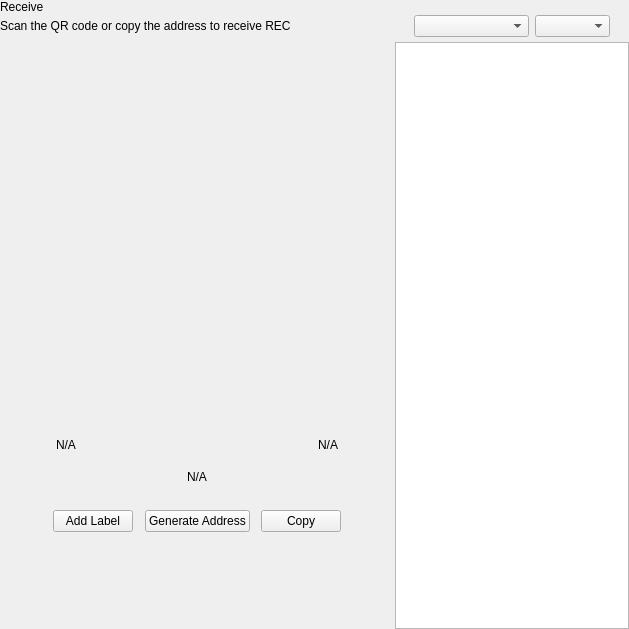
<?xml version="1.0" encoding="UTF-8"?>
<ui version="4.0">
 <class>ReceiveWidget</class>
 <widget class="QWidget" name="ReceiveWidget">
  <property name="geometry">
   <rect>
    <x>0</x>
    <y>0</y>
    <width>629</width>
    <height>629</height>
   </rect>
  </property>
  <property name="minimumSize">
   <size>
    <width>0</width>
    <height>0</height>
   </size>
  </property>
  <property name="windowTitle">
   <string>Form</string>
  </property>
  <layout class="QHBoxLayout" name="horizontalLayout_2" stretch="2,1">
   <property name="spacing">
    <number>0</number>
   </property>
   <property name="leftMargin">
    <number>0</number>
   </property>
   <property name="topMargin">
    <number>0</number>
   </property>
   <property name="rightMargin">
    <number>0</number>
   </property>
   <property name="bottomMargin">
    <number>0</number>
   </property>
   <item>
    <widget class="QWidget" name="left" native="true">
     <layout class="QVBoxLayout" name="verticalLayout_3">
      <property name="leftMargin">
       <number>0</number>
      </property>
      <property name="topMargin">
       <number>0</number>
      </property>
      <property name="rightMargin">
       <number>0</number>
      </property>
      <property name="bottomMargin">
       <number>0</number>
      </property>
      <item>
       <layout class="QVBoxLayout" name="verticalLayout_2">
        <property name="spacing">
         <number>0</number>
        </property>
        <property name="leftMargin">
         <number>0</number>
        </property>
        <item>
         <layout class="QHBoxLayout" name="horizontalLayout_3">
          <property name="spacing">
           <number>0</number>
          </property>
          <item>
           <layout class="QVBoxLayout" name="verticalLayout_4">
            <property name="spacing">
             <number>5</number>
            </property>
            <item>
             <widget class="QLabel" name="labelTitle">
              <property name="text">
               <string>Receive</string>
              </property>
             </widget>
            </item>
            <item alignment="Qt::AlignTop">
             <widget class="QLabel" name="labelSubtitle1">
              <property name="text">
               <string>Scan the QR code or copy the address to receive REC</string>
              </property>
             </widget>
            </item>
           </layout>
          </item>
          <item>
           <spacer name="horizontalSpacer">
            <property name="orientation">
             <enum>Qt::Horizontal</enum>
            </property>
            <property name="sizeHint" stdset="0">
             <size>
              <width>40</width>
              <height>20</height>
             </size>
            </property>
           </spacer>
          </item>
         </layout>
        </item>
        <item>
         <spacer name="verticalSpacer_2">
          <property name="orientation">
           <enum>Qt::Vertical</enum>
          </property>
          <property name="sizeType">
           <enum>QSizePolicy::Expanding</enum>
          </property>
          <property name="sizeHint" stdset="0">
           <size>
            <width>20</width>
            <height>50</height>
           </size>
          </property>
         </spacer>
        </item>
        <item alignment="Qt::AlignHCenter">
         <widget class="QWidget" name="layoutQR" native="true">
          <property name="maximumSize">
           <size>
            <width>510</width>
            <height>16777215</height>
           </size>
          </property>
          <layout class="QVBoxLayout" name="verticalLayoutQr">
           <item>
            <spacer name="verticalSpacer11">
             <property name="orientation">
              <enum>Qt::Vertical</enum>
             </property>
             <property name="sizeType">
              <enum>QSizePolicy::Fixed</enum>
             </property>
             <property name="sizeHint" stdset="0">
              <size>
               <width>20</width>
               <height>20</height>
              </size>
             </property>
            </spacer>
           </item>
           <item alignment="Qt::AlignHCenter">
            <widget class="QLabel" name="labelQrImg">
             <property name="minimumSize">
              <size>
               <width>260</width>
               <height>260</height>
              </size>
             </property>
             <property name="maximumSize">
              <size>
               <width>260</width>
               <height>260</height>
              </size>
             </property>
             <property name="text">
              <string/>
             </property>
             <property name="alignment">
              <set>Qt::AlignCenter</set>
             </property>
            </widget>
           </item>
           <item>
            <spacer name="verticalSpacer_21">
             <property name="orientation">
              <enum>Qt::Vertical</enum>
             </property>
             <property name="sizeType">
              <enum>QSizePolicy::Fixed</enum>
             </property>
             <property name="sizeHint" stdset="0">
              <size>
               <width>20</width>
               <height>30</height>
              </size>
             </property>
            </spacer>
           </item>
           <item>
            <widget class="QWidget" name="widget" native="true">
             <property name="minimumSize">
              <size>
               <width>0</width>
               <height>0</height>
              </size>
             </property>
             <layout class="QHBoxLayout" name="horizontalLayout_5">
              <item>
               <widget class="QLabel" name="labelLabel">
                <property name="text">
                 <string notr="true">N/A</string>
                </property>
               </widget>
              </item>
              <item>
               <spacer name="horizontalSpacer_2">
                <property name="orientation">
                 <enum>Qt::Horizontal</enum>
                </property>
                <property name="sizeHint" stdset="0">
                 <size>
                  <width>141</width>
                  <height>20</height>
                 </size>
                </property>
               </spacer>
              </item>
              <item>
               <widget class="QLabel" name="labelDate">
                <property name="text">
                 <string notr="true">N/A</string>
                </property>
                <property name="alignment">
                 <set>Qt::AlignRight|Qt::AlignTrailing|Qt::AlignVCenter</set>
                </property>
               </widget>
              </item>
             </layout>
            </widget>
           </item>
           <item>
            <widget class="QLabel" name="labelAddress">
             <property name="sizePolicy">
              <sizepolicy hsizetype="Expanding" vsizetype="Preferred">
               <horstretch>0</horstretch>
               <verstretch>0</verstretch>
              </sizepolicy>
             </property>
             <property name="minimumSize">
              <size>
               <width>300</width>
               <height>0</height>
              </size>
             </property>
             <property name="text">
              <string notr="true">N/A</string>
             </property>
             <property name="alignment">
              <set>Qt::AlignCenter</set>
             </property>
            </widget>
           </item>
           <item>
            <spacer name="verticalSpacer_4">
             <property name="orientation">
              <enum>Qt::Vertical</enum>
             </property>
             <property name="sizeType">
              <enum>QSizePolicy::Fixed</enum>
             </property>
             <property name="sizeHint" stdset="0">
              <size>
               <width>20</width>
               <height>20</height>
              </size>
             </property>
            </spacer>
           </item>
           <item>
            <layout class="QHBoxLayout" name="horizontalLayout_4">
             <item alignment="Qt::AlignHCenter">
              <widget class="QPushButton" name="pushButtonLabel">
               <property name="focusPolicy">
                <enum>Qt::NoFocus</enum>
               </property>
               <property name="text">
                <string>Add Label</string>
               </property>
              </widget>
             </item>
             <item alignment="Qt::AlignHCenter">
              <widget class="QPushButton" name="pushButtonNewAddress">
               <property name="focusPolicy">
                <enum>Qt::NoFocus</enum>
               </property>
               <property name="text">
                <string>Generate Address</string>
               </property>
              </widget>
             </item>
             <item alignment="Qt::AlignHCenter">
              <widget class="QPushButton" name="pushButtonCopy">
               <property name="focusPolicy">
                <enum>Qt::NoFocus</enum>
               </property>
               <property name="text">
                <string>Copy</string>
               </property>
              </widget>
             </item>
            </layout>
           </item>
           <item>
            <spacer name="verticalSpacer_3">
             <property name="orientation">
              <enum>Qt::Vertical</enum>
             </property>
             <property name="sizeType">
              <enum>QSizePolicy::Expanding</enum>
             </property>
             <property name="sizeHint" stdset="0">
              <size>
               <width>20</width>
               <height>20</height>
              </size>
             </property>
            </spacer>
           </item>
          </layout>
         </widget>
        </item>
        <item>
         <spacer name="verticalSpacer">
          <property name="orientation">
           <enum>Qt::Vertical</enum>
          </property>
          <property name="sizeHint" stdset="0">
           <size>
            <width>20</width>
            <height>40</height>
           </size>
          </property>
         </spacer>
        </item>
       </layout>
      </item>
     </layout>
    </widget>
   </item>
   <item>
    <widget class="QWidget" name="right" native="true">
     <layout class="QVBoxLayout" name="verticalLayout_5">
      <property name="spacing">
       <number>0</number>
      </property>
      <property name="leftMargin">
       <number>1</number>
      </property>
      <property name="topMargin">
       <number>0</number>
      </property>
      <property name="rightMargin">
       <number>0</number>
      </property>
      <property name="bottomMargin">
       <number>0</number>
      </property>
      <item>
       <layout class="QVBoxLayout" name="container_right">
        <property name="spacing">
         <number>0</number>
        </property>
        <property name="leftMargin">
         <number>0</number>
        </property>
        <property name="rightMargin">
         <number>0</number>
        </property>
        <item>
         <layout class="QVBoxLayout" name="verticalLayout">
          <property name="spacing">
           <number>6</number>
          </property>
          <property name="leftMargin">
           <number>19</number>
          </property>
          <property name="rightMargin">
           <number>19</number>
          </property>
          <item>
           <widget class="OptionButton" name="btnRequest" native="true"/>
          </item>
          <item>
           <widget class="OptionButton" name="btnMyAddresses" native="true">
            <property name="sizePolicy">
             <sizepolicy hsizetype="Preferred" vsizetype="Minimum">
              <horstretch>0</horstretch>
              <verstretch>0</verstretch>
             </sizepolicy>
            </property>
           </widget>
          </item>
         </layout>
        </item>
        <item>
         <widget class="QWidget" name="sortWidget" native="true">
          <layout class="QHBoxLayout" name="horizontalLayout_6">
           <property name="leftMargin">
            <number>19</number>
           </property>
           <property name="rightMargin">
            <number>19</number>
           </property>
           <property name="bottomMargin">
            <number>5</number>
           </property>
           <item>
            <spacer name="horizontalSpacer_3">
             <property name="orientation">
              <enum>Qt::Horizontal</enum>
             </property>
             <property name="sizeHint" stdset="0">
              <size>
               <width>40</width>
               <height>20</height>
              </size>
             </property>
            </spacer>
           </item>
           <item>
            <widget class="QComboBox" name="comboBoxSort">
             <property name="sizePolicy">
              <sizepolicy hsizetype="Preferred" vsizetype="Fixed">
               <horstretch>0</horstretch>
               <verstretch>0</verstretch>
              </sizepolicy>
             </property>
             <property name="minimumSize">
              <size>
               <width>115</width>
               <height>0</height>
              </size>
             </property>
            </widget>
           </item>
           <item>
            <widget class="QComboBox" name="comboBoxSortOrder">
             <property name="sizePolicy">
              <sizepolicy hsizetype="Preferred" vsizetype="Fixed">
               <horstretch>0</horstretch>
               <verstretch>0</verstretch>
              </sizepolicy>
             </property>
             <property name="minimumSize">
              <size>
               <width>75</width>
               <height>0</height>
              </size>
             </property>
            </widget>
           </item>
          </layout>
         </widget>
        </item>
        <item>
         <widget class="QListView" name="listViewAddress"/>
        </item>
       </layout>
      </item>
     </layout>
    </widget>
   </item>
  </layout>
 </widget>
 <customwidgets>
  <customwidget>
   <class>OptionButton</class>
   <extends>QWidget</extends>
   <header>qt/real_e_coin/optionbutton.h</header>
   <container>1</container>
  </customwidget>
 </customwidgets>
 <resources/>
 <connections/>
</ui>
